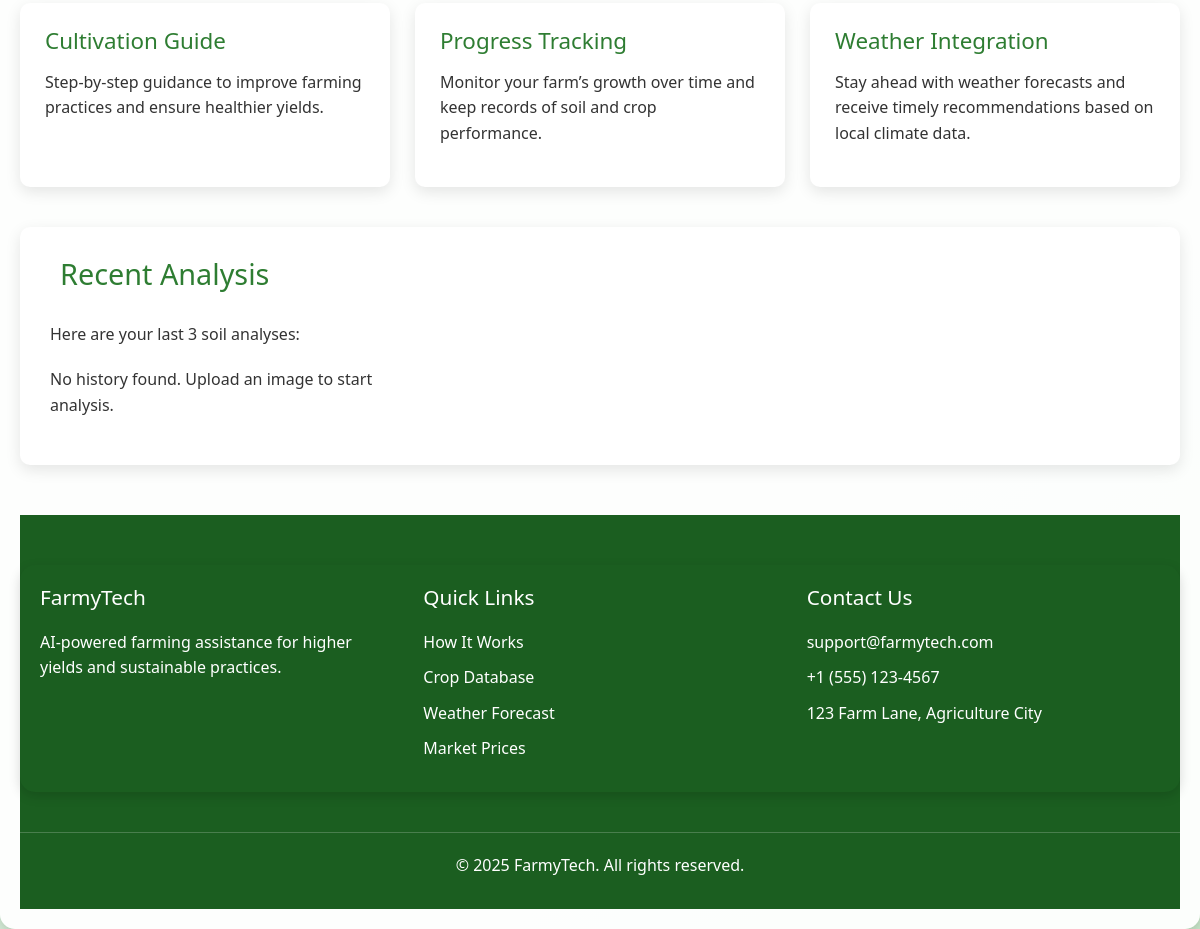
The app's page / (signed in, lower part), older data.
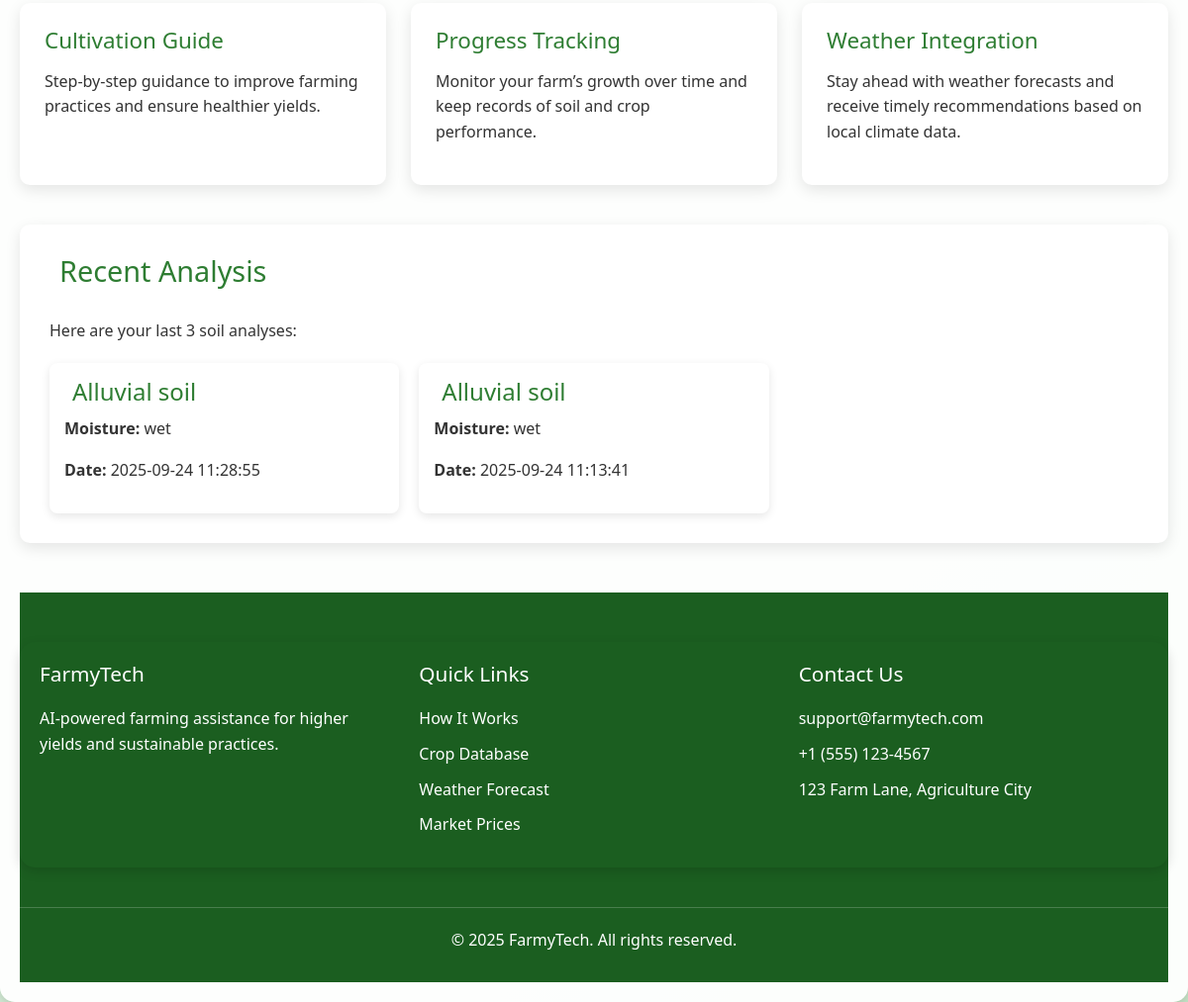
The same page, newer data.
### tables this page shows
CREATE TABLE history (
                id INTEGER PRIMARY KEY AUTOINCREMENT,
                user_id INTEGER NOT NULL,
                filename TEXT NOT NULL,
                soil_type TEXT NOT NULL,
                moisture_level TEXT NOT NULL,
                gemini_info TEXT NOT NULL,
                search_date TIMESTAMP DEFAULT CURRENT_TIMESTAMP,
                FOREIGN KEY (user_id) REFERENCES users (id)
            );

### app.py (the view)
@app.route("/")
def home():
    user_id = session.get('user_id')
    recent_history = []
    if user_id:
        recent_history = get_search_history(user_id)[:3]
    return render_template("main.html",
                           username=session.get('username'),
                           recent_history=recent_history)

### app.py (called while the page is built)
def get_db():
    if 'db' not in g:
        g.db = sqlite3.connect(app.config['DATABASE'])
        g.db.row_factory = sqlite3.Row
    return g.db

def get_search_history(user_id):
    db = get_db()
    history = db.execute(
        'SELECT * FROM history WHERE user_id = ? ORDER BY search_date DESC',
        (user_id,)
    ).fetchall()
    return history

### templates/main.html (shortened to what this page needs)
{% extends "base.html" %}
{% block content %}
<div class="features">
    <div class="feature-card">
        <h3>Cultivation Guide</h3>
        <p>Step-by-step guidance to improve farming practices and ensure healthier yields.</p>
    </div>
    <div class="feature-card">
        <h3>Progress Tracking</h3>
        <p>Monitor your farm’s growth over time and keep records of soil and crop performance.</p>
    </div>
    <div class="feature-card">
        <h3>Weather Integration</h3>
        <p>Stay ahead with weather forecasts and receive timely recommendations based on local climate data.</p>
    </div>
</div>
<div class="dashboard-section history-section">
    <h2 class="section-title"> Recent Analysis</h2>
    <p>Here are your last 3 soil analyses:</p>
    <div class="history-cards">
        {% if recent_history %}
            {% for item in recent_history %}
            <div class="history-card">
                <h4> {{ item['soil_type'] }}</h4>
                <p><strong>Moisture:</strong> {{ item['moisture_level'] }}</p>
                <p><strong>Date:</strong> {{ item['search_date'] }}</p>
            </div>
            {% endfor %}
        {% else %}
            <p>No history found. Upload an image to start analysis.</p>
        {% endif %}
    </div>
</div>
<footer>
    <div class="container footer-content">
        <div class="footer-section">
            <h3>FarmyTech</h3>
            <p>AI-powered farming assistance for higher yields and sustainable practices.</p>
        </div>
        <div class="footer-section">
            <h3>Quick Links</h3>
            <p><a href="#">How It Works</a></p>
            <p><a href="#">Crop Database</a></p>
            <p><a href="#">Weather Forecast</a></p>
            <p><a href="#">Market Prices</a></p>
        </div>
        <div class="footer-section">
            <h3>Contact Us</h3>
            <p> support@farmytech.com</p>
            <p> +1 (555) 123-4567</p>
            <p> 123 Farm Lane, Agriculture City</p>
        </div>
    </div>
    <div class="copyright">
        <p>&copy; 2025 FarmyTech. All rights reserved.</p>
    </div>
</footer>
{% endblock %}

Row changes from the older to the newer data that the page shows:
added history: soil_type "Alluvial soil", moisture_level "wet", search_date "2025-09-24 11:28:55"
added history: soil_type "Alluvial soil", moisture_level "wet", search_date "2025-09-24 11:13:41"
Text that changed along with them:
text no longer shown: "No history found. Upload an image to start analysis."
